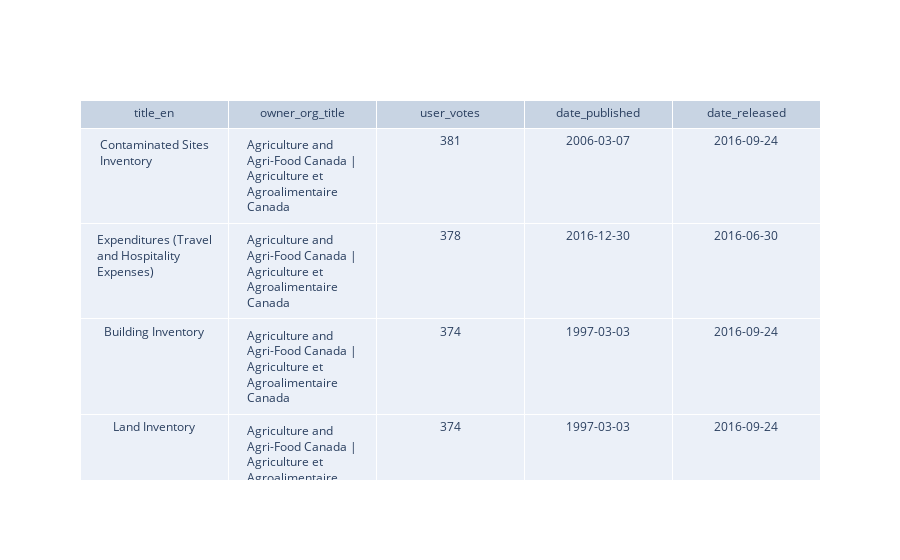

Notebook source saved alongside this figure:
### Markdown cell above
### Top 10 most user voted. (publish, and released)

### Code cell
import plotly.graph_objects as go
import polars as pl
import duckdb

con = duckdb.connect('db/cdn_open_data.db')

duckdb_to_arrow = con.query(
"""
select title_en, owner_org_title, user_votes, date_published, date_released from inventory where date_published is not null and date_released is not null order by user_votes desc limit 10;
""").arrow()

polars_df = pl.DataFrame(duckdb_to_arrow)

fig = go.Figure(data=[go.Table(header=dict(values=['title_en', 'owner_org_title', 'user_votes', 'date_published', 'date_released']),
                 cells=dict(values=[polars_df['title_en'], polars_df['owner_org_title'], polars_df['user_votes'], polars_df['date_published'], polars_df['date_released']]))])
fig.show()
con.close()

### Figure 1 — Plotly figure (JSON) as saved in the notebook; plotly's stock layout.template omitted (floating-point values rounded to 4 significant figures)
{"data": [{"cells": {"values": [["Contaminated Sites Inventory", "Expenditures (Travel and Hospitality Expenses)", "Building Inventory", "Land Inventory", "Biomass Report Framework", "Proactive disclosure for Contracts over $10,000", "AAFC Watershed Project - 2013", "List of ADMs, MINO and DM staff (Travel and Hospitality Expenses)", "Land Cover for Agricultural Regions of Canada, circa 2000", "Expenditures (Annual Expenditures on Travel)"], ["Agriculture and Agri-Food Canada | Agriculture et Agroalimentaire Canada", "Agriculture and Agri-Food Canada | Agriculture et Agroalimentaire Canada", "Agriculture and Agri-Food Canada | Agriculture et Agroalimentaire Canada", "Agriculture and Agri-Food Canada | Agriculture et Agroalimentaire Canada", "Agriculture and Agri-Food Canada | Agriculture et Agroalimentaire Canada", "Agriculture and Agri-Food Canada | Agriculture et Agroalimentaire Canada", "Agriculture and Agri-Food Canada | Agriculture et Agroalimentaire Canada", "Agriculture and Agri-Food Canada | Agriculture et Agroalimentaire Canada", "Agriculture and Agri-Food Canada | Agriculture et Agroalimentaire Canada", "Agriculture and Agri-Food Canada | Agriculture et Agroalimentaire Canada"], [381, 378, 374, 374, 373, 372, 370, 364, 362, 358], ["2006-03-07", "2016-12-30", "1997-03-03", "1997-03-03", "2013-04-16", "2017-01-31", "2013-04-05", "2016-12-30", "2009-04-01", "2016-01-25"], ["2016-09-24", "2016-06-30", "2016-09-24", "2016-09-24", "2016-09-24", "2016-09-25", "2016-09-25", "2016-06-30", "2016-09-24", "2016-01-26"]]}, "header": {"values": ["title_en", "owner_org_title", "user_votes", "date_published", "date_released"]}, "type": "table"}], "layout": {}}
